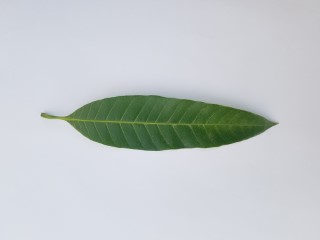
#> input picture data/healthy/mango/20211231_123105 (Custom).jpg, 320 x 240 px; its folder holds only this picture in this run
$ python prepare_data_visualize.py
#> lines starting #> are read from the running program, lines starting #| are printed output that depends on the picture
import os
from PIL import Image
import numpy as np
import matplotlib.pyplot as plt

import os
# Change to the correct directory (where this script is)
script_dir = os.path.dirname(os.path.abspath(__file__))
os.chdir(script_dir)
print(f"Working directory set to: {os.getcwd()}")

print("Starting leaf preparation...")
print("="*50)

def prepare_image(img_path, target_size=(32, 32), show_steps=False):
    """
    Process one image and optionally show each step
    """
#> called with target_size = (32, 32), show_steps = False
    # STEP 1: Load original image
    img = Image.open(img_path)
#> img is the input picture: PIL image 320x240 RGB; mean R, G, B 195.4, 201, 202.6

    # STEP 2: Convert to grayscale
    img_gray = img.convert('L')
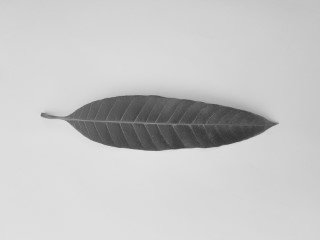
#> img_gray: PIL image 320x240 L; min 50, max 229, mean 199.5

    # STEP 3: Resize to target size
    img_resized = img_gray.resize(target_size)
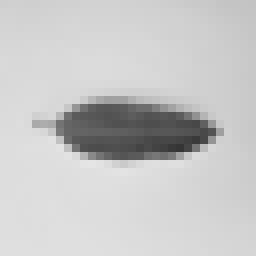
#> img_resized: PIL image 32x32 L (shown 8 times larger); min 53, max 229, mean 199.5

    # STEP 4: Convert to numpy and normalize
    img_array = np.array(img_resized)
    img_normalized = img_array / 255.0

    if show_steps:
        fig, axes = plt.subplots(1, 4, figsize=(12, 3))
        axes[0].imshow(img)
        axes[0].set_title(f"1. Original\n{img.size}")
        axes[0].axis('off')

        axes[1].imshow(img_gray, cmap='gray')
        axes[1].set_title("2. Grayscale")
        axes[1].axis('off')

        axes[2].imshow(img_resized, cmap='gray')
        axes[2].set_title(f"3. Resized to\n{target_size[0]}x{target_size[1]}")
        axes[2].axis('off')

        axes[3].imshow(img_normalized, cmap='gray')
        axes[3].set_title("4. Normalized\n(values 0-1)")
        axes[3].axis('off')

        plt.tight_layout()
        plt.show()

    return img_normalized

def load_data(data_folder='data/healthy', target_size=(32, 32)):
    """
    Load all images from your folders:
    - parijat/ -> label 1 (Parijat leaf)
    - mango/ -> label 0 (not Parijat)
    - money-plant/ -> label 0 (not Parijat)
    """
    images = []
    labels = []

    print("\n" + "="*50)
    print("LOADING DATASET")
    print("="*50)
    print(f"Looking for data in: {data_folder}")

    # Check if folder exists
    if not os.path.exists(data_folder):
        print(f"❌ ERROR: Folder '{data_folder}' does not exist!")
        return np.array([]), np.array([])

    # Load Parijat leaves (label = 1)
    parijat_folder = os.path.join(data_folder, 'parijat')
    print(f"\n📁 Reading Parijat leaves from: {parijat_folder}")

    if os.path.exists(parijat_folder):
        count = 0
        for filename in os.listdir(parijat_folder):
            if filename.lower().endswith(('.jpg', '.png', '.jpeg')):
                img_path = os.path.join(parijat_folder, filename)
                print(f"  📷 {filename}")
                img_array = prepare_image(img_path, target_size, show_steps=False)
                images.append(img_array)
                labels.append(1)  # 1 = Parijat
                count += 1
        print(f"  ✅ Loaded {count} Parijat leaves (label=1)")
    else:
        print(f"  ❌ Folder not found! Create: {parijat_folder}")

    # Load Mango leaves (label = 0 - not Parijat)
    mango_folder = os.path.join(data_folder, 'mango')
    print(f"\n📁 Reading Mango leaves from: {mango_folder}")

    if os.path.exists(mango_folder):
        count = 0
        for filename in os.listdir(mango_folder):
            if filename.lower().endswith(('.jpg', '.png', '.jpeg')):
                img_path = os.path.join(mango_folder, filename)
                print(f"  📷 {filename}")
                img_array = prepare_image(img_path, target_size, show_steps=False)
                images.append(img_array)
                labels.append(0)  # 0 = not Parijat
                count += 1
        print(f"  ✅ Loaded {count} Mango leaves (label=0)")
    else:
        print(f"  ❌ Folder not found! Create: {mango_folder}")

    # Load Money-plant leaves (label = 0 - not Parijat)
    money_folder = os.path.join(data_folder, 'money-plant')
    print(f"\n📁 Reading Money-plant leaves from: {money_folder}")

    if os.path.exists(money_folder):
        count = 0
        for filename in os.listdir(money_folder):
            if filename.lower().endswith(('.jpg', '.png', '.jpeg')):
                img_path = os.path.join(money_folder, filename)
                print(f"  📷 {filename}")
                img_array = prepare_image(img_path, target_size, show_steps=False)
#> call 2 of prepare_image, with img_path = 'data/healthy/money-plant/(1000).jpg', target_size = (32, 32), show_steps = False
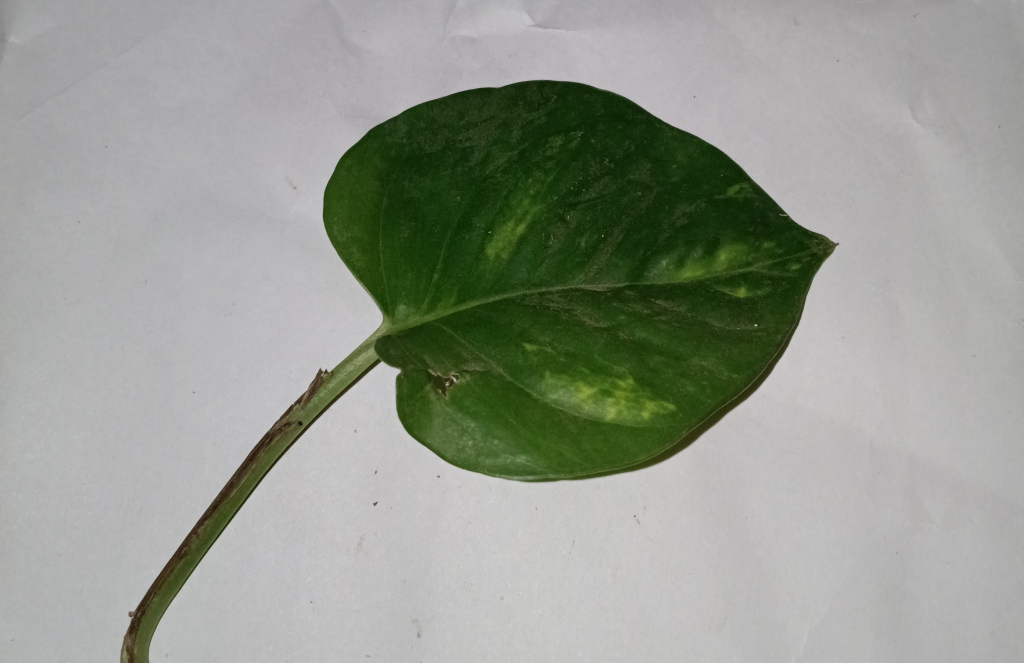
#> input picture data/healthy/money-plant/(1000).jpg, 3072 x 1988 px (shown at 1/3 size)
#> in prepare_image, img is the input picture: PIL image 3072x1988 RGB; mean R, G, B 149.1, 154.2, 144.2
#> in prepare_image (call 2), `img_gray = img.convert('L')`:
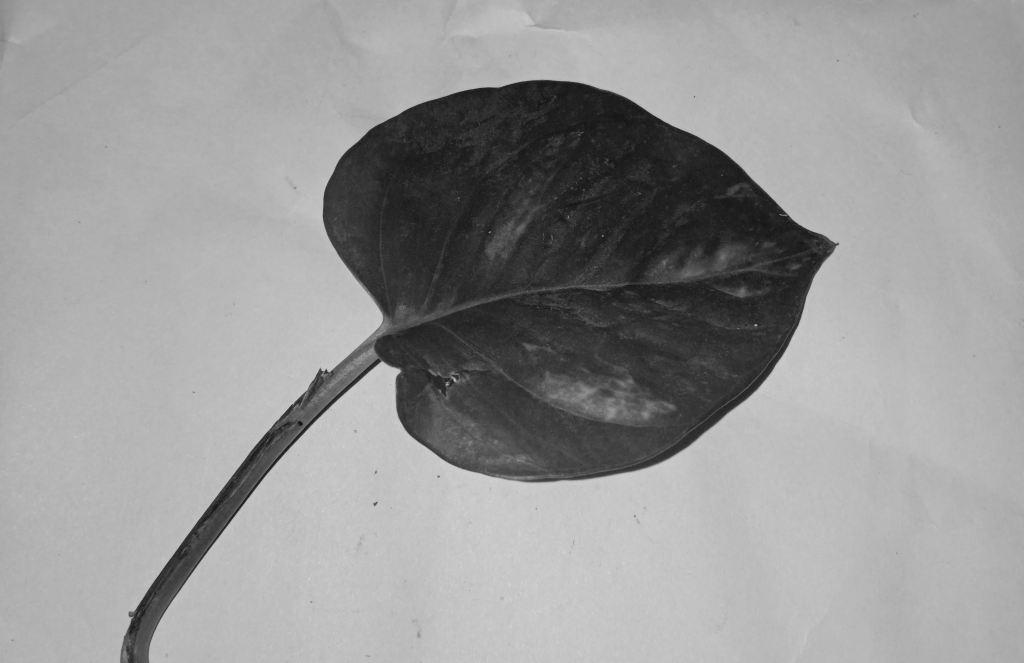
#> img_gray: PIL image 3072x1988 L (shown at 1/3 size); min 12, max 222, mean 151.6
#> in prepare_image (call 2), `img_resized = img_gray.resize(target_size)`:
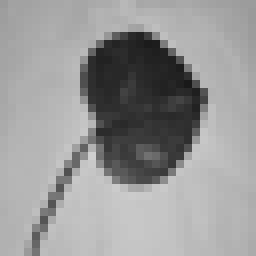
#> img_resized: PIL image 32x32 L (shown 8 times larger); min 24, max 207, mean 151.6
                images.append(img_array)
                labels.append(0)  # 0 = not Parijat
                count += 1
        print(f"  ✅ Loaded {count} Money-plant leaves (label=0)")
    else:
        print(f"  ❌ Folder not found! Create: {money_folder}")

    if len(images) == 0:
        print("\n" + "="*50)
        print("⚠️  NO IMAGES FOUND!")
        print("="*50)
        print("\nPlease add your leaf photos to:")
        print("  - data/healthy/parijat/     (Parijat leaves)")
        print("  - data/healthy/mango/       (Other leaves)")
        print("  - data/healthy/money-plant/ (Other leaves)")
        return np.array([]), np.array([])

    return np.array(images), np.array(labels)

# Run the data loading
print("\n" + "="*50)
print("STARTING DATA PREPARATION")
print("="*50)

images, labels = load_data('data/healthy', target_size=(32, 32))
#> labels = [0, 0]

if len(images) > 0:
    print("\n" + "="*50)
    print("DATASET SUMMARY")
    print("="*50)
    print(f"✅ Total images loaded: {len(images)}")
#| ✅ Total images loaded: 2
    print(f"📊 Images shape: {images.shape}")
#| 📊 Images shape: (2, 32, 32)
    print(f"   This means: {images.shape[0]} images, each {images.shape[1]}x{images.shape[2]} pixels")
#|    This means: 2 images, each 32x32 pixels

    # Count how many of each
    parijat_count = sum(labels == 1)
#> parijat_count = 0
    other_count = sum(labels == 0)
#> other_count = 2
    print(f"\n🌿 Parijat leaves (label=1): {parijat_count}")
#| 🌿 Parijat leaves (label=1): 0
    print(f"🍃 Other leaves (label=0): {other_count}")
#| 🍃 Other leaves (label=0): 2

    # Flatten images for neural network
    flattened_images = images.reshape(images.shape[0], -1)
    print(f"\n📐 Flattened shape: {flattened_images.shape}")
#| 📐 Flattened shape: (2, 1024)
    print(f"   Each image is now a list of {flattened_images.shape[1]} numbers (pixel values)")
#|    Each image is now a list of 1024 numbers (pixel values)

    # Show a grid of processed images
    print("\n" + "="*50)
    print("VISUALIZING PROCESSED IMAGES")
    print("="*50)

    # Show first 10 images
    num_to_show = min(10, len(images))
#> num_to_show = 2
    fig, axes = plt.subplots(2, 5, figsize=(12, 5))

    for i, ax in enumerate(axes.flat):
        if i < num_to_show:
            ax.imshow(images[i], cmap='gray')
            label = "PARIJAT" if labels[i] == 1 else "OTHER"
            color = 'green' if labels[i] == 1 else 'red'
            ax.set_title(f"{label}", color=color)
            ax.axis('off')
#> this loop made 10 passes
#> (label, color) on passes 1 to 2: ('OTHER', 'red'), ('OTHER', 'red')

    plt.suptitle("Your Processed Leaf Images (32x32 grayscale)", fontsize=14)
    plt.tight_layout()
    plt.show()

    # Show pixel statistics
    print("\n" + "="*50)
    print("PIXEL STATISTICS")
    print("="*50)
    print(f"📊 Min pixel value: {flattened_images.min():.3f}")
#| 📊 Min pixel value: 0.094
    print(f"📊 Max pixel value: {flattened_images.max():.3f}")
#| 📊 Max pixel value: 0.898
    print(f"📊 Mean pixel value: {flattened_images.mean():.3f}")
#| 📊 Mean pixel value: 0.688
    print(f"📊 Standard deviation: {flattened_images.std():.3f}")
#| 📊 Standard deviation: 0.208

    print("\n" + "="*50)
    print("✅ DATA PREPARATION COMPLETE!")
    print("="*50)
    print("\nYour data is ready for training!")
    print(f"  - {parijat_count} Parijat images")
#|   - 0 Parijat images
    print(f"  - {other_count} Other images")
#|   - 2 Other images
    print(f"  - Total: {len(images)} images")
#|   - Total: 2 images

else:
    print("\n❌ No images loaded. Please add photos to the folders:")
    print("  - data/healthy/parijat/")
    print("  - data/healthy/mango/")
    print("  - data/healthy/money-plant/")
